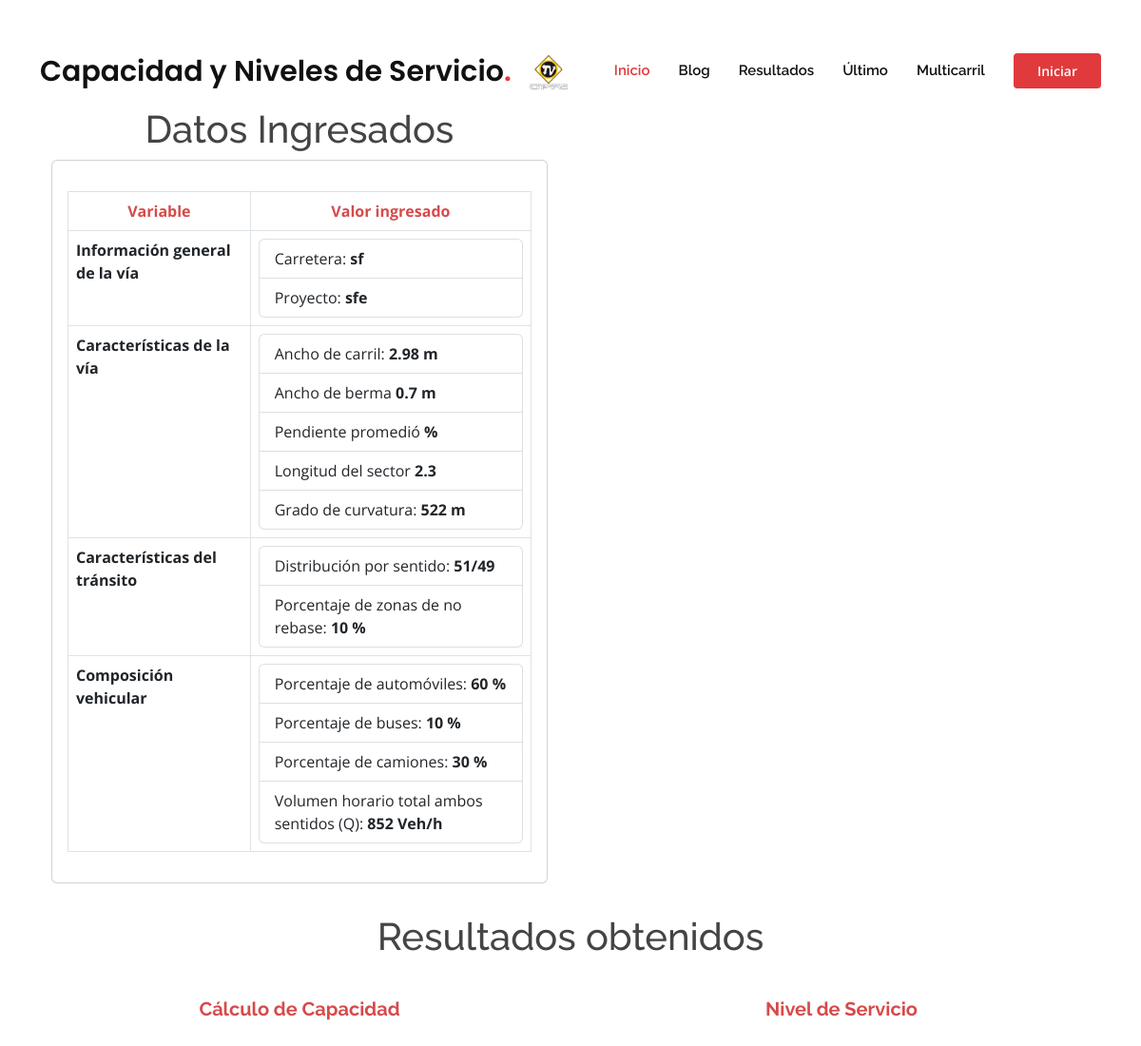
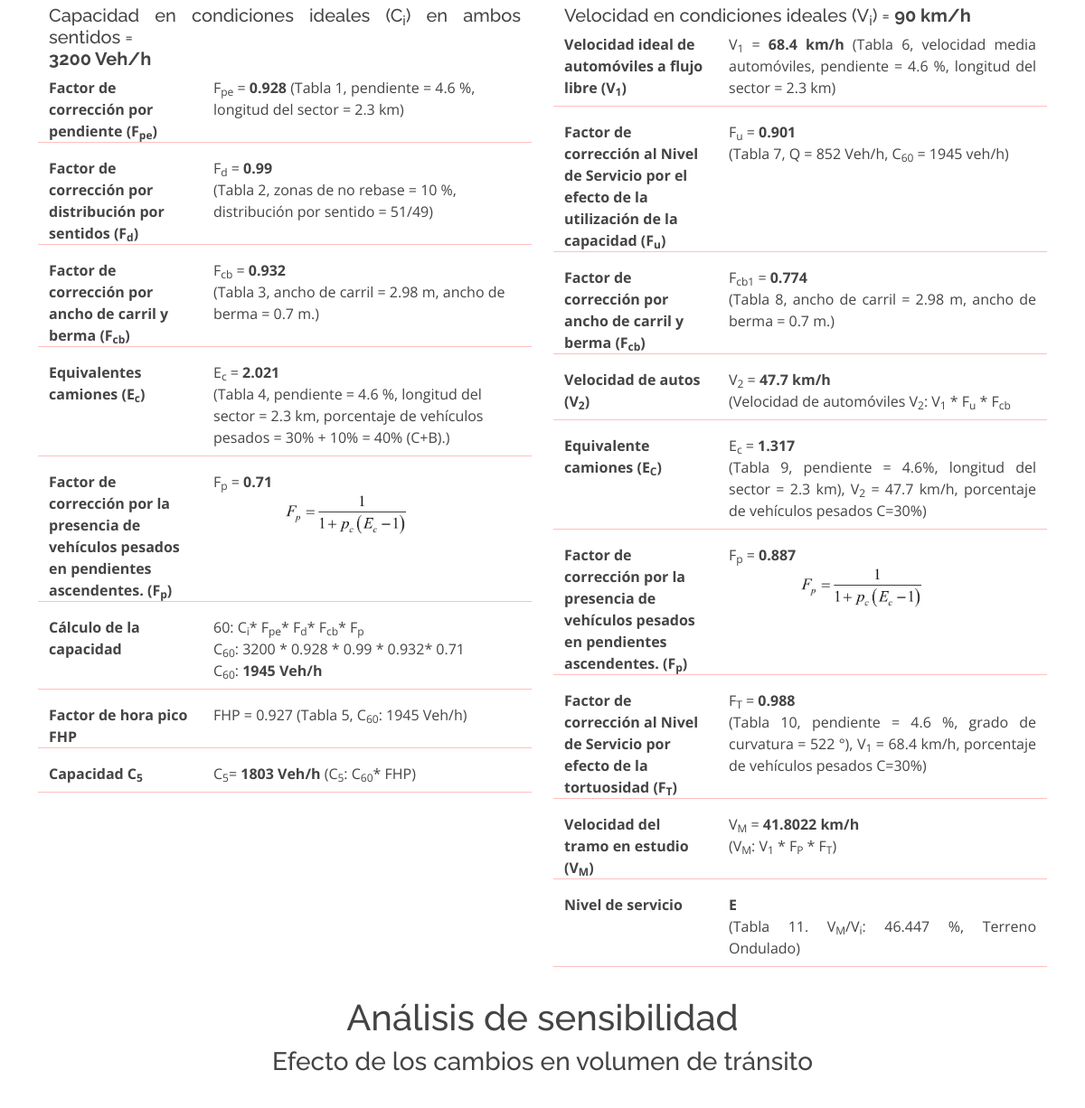
The page /resultado (upper part) on the database as committed earlier (2 pictures, top to bottom).
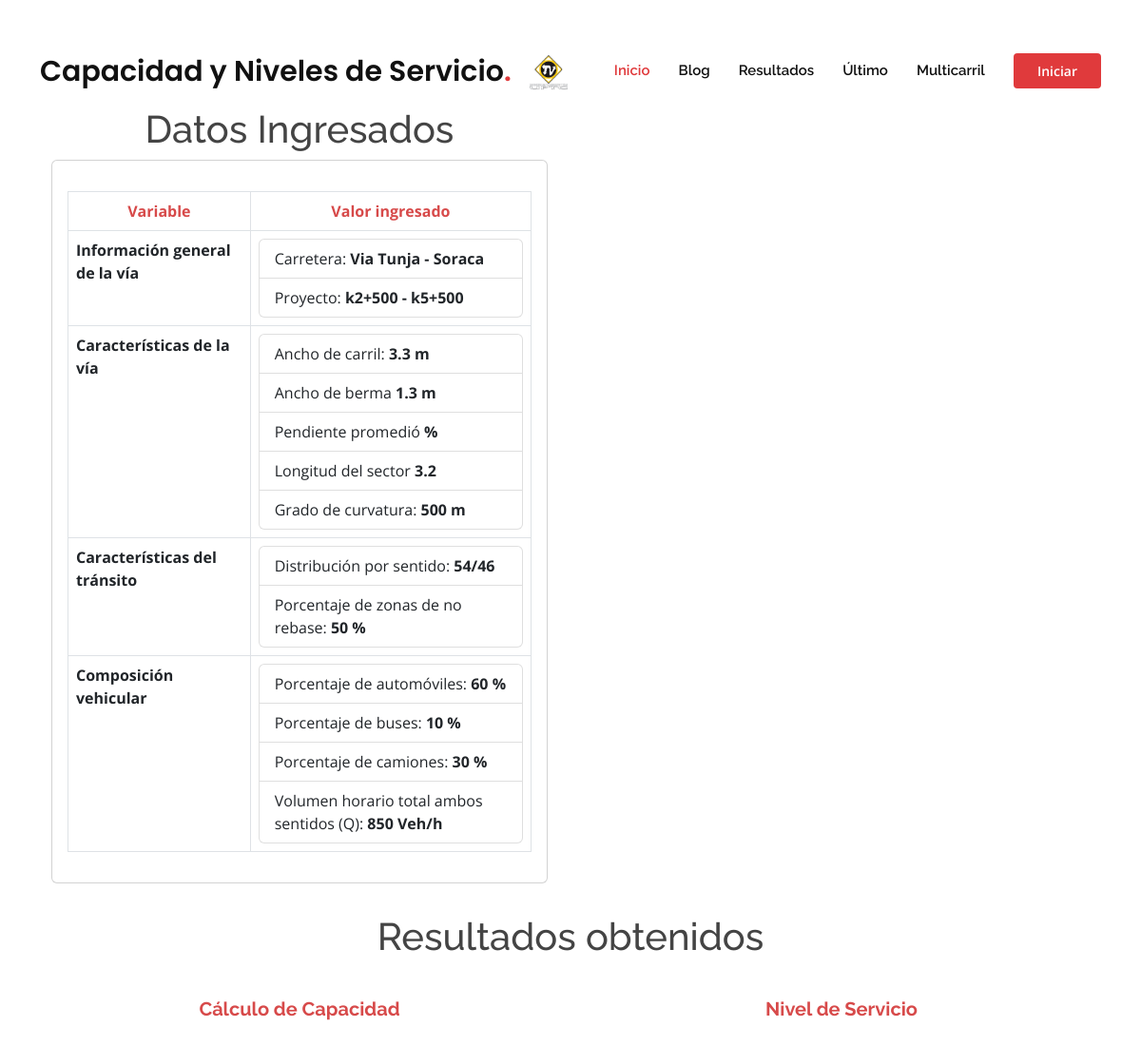
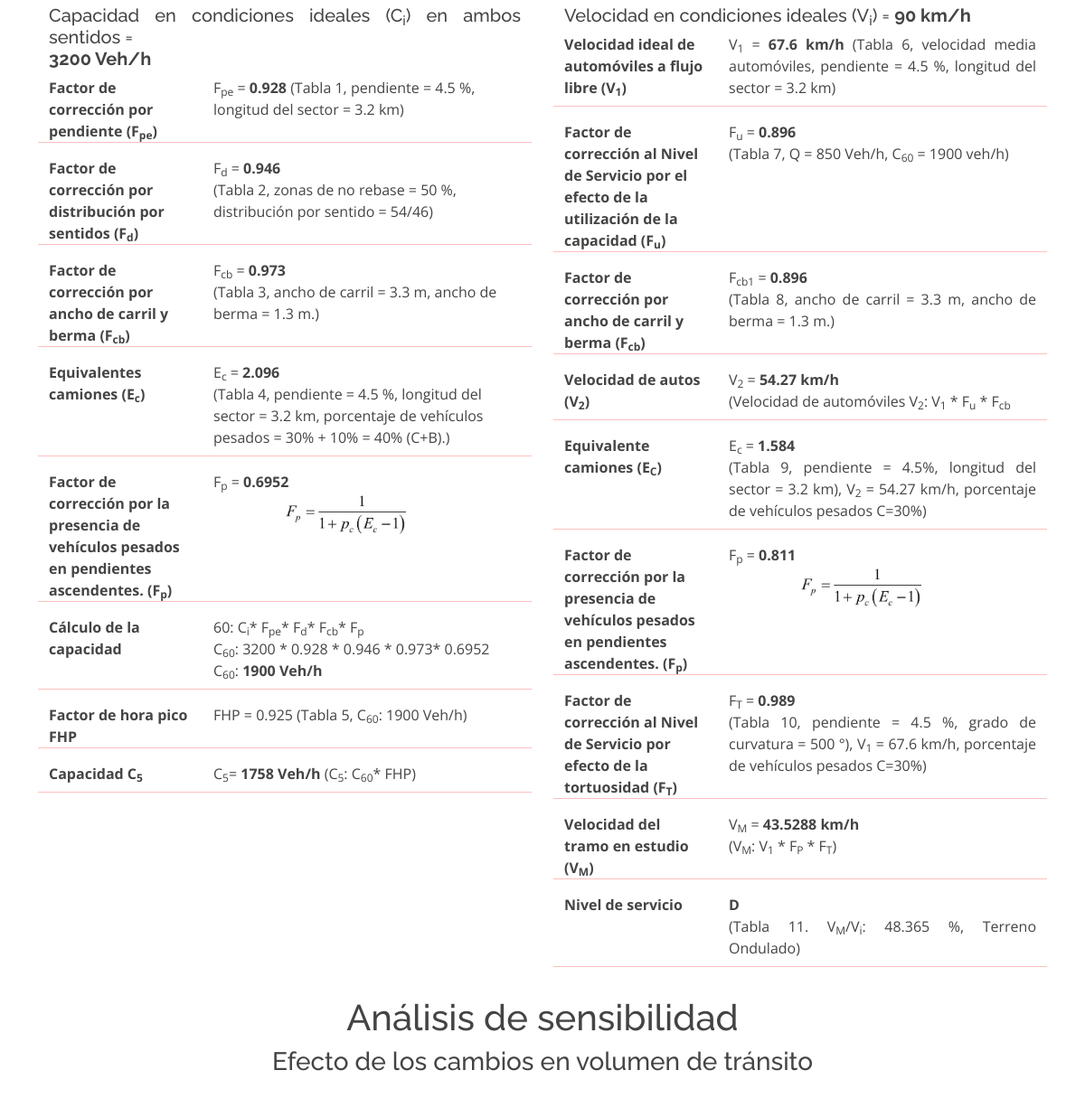
The same page on the database as committed later (2 pictures, top to bottom).
### main.py (models this page shows)
class Resultado(db.Model):
    id = db.Column(db.Integer, primary_key=True)
    Fpe = db.Column(db.Float, nullable=False)
    Fd = db.Column(db.Float, nullable=False)
    Fcb = db.Column(db.Float, nullable=False)
    Ec = db.Column(db.Float, nullable=False)
    Fp = db.Column(db.Float, nullable=False)
    cap_60 = db.Column(db.Integer, nullable=False)
    cap_5 = db.Column(db.Integer, nullable=False)
    FHP = db.Column(db.Float, nullable=False)
    v1 = db.Column(db.Float, nullable=False)
    Fu = db.Column(db.Float, nullable=False)
    Fcb1 = db.Column(db.Float, nullable=False)
    v2 = db.Column(db.Float, nullable=False)
    Ec_vel = db.Column(db.Float, nullable=False)
    Fp_vel = db.Column(db.Float, nullable=False)
    Ft = db.Column(db.Float, nullable=False)
    vM = db.Column(db.Float, nullable=False)
    Vi = db.Column(db.Integer, nullable=False)
    Final = db.Column(db.Integer, nullable=False)
    carretera = db.Column(db.String(200), nullable = False)
    proyecto = db.Column(db.String(200), nullable = False)
    a_carril = db.Column(db.Float, nullable=False)
    a_berma = db.Column(db.Float, nullable=False)
    p_promedio = db.Column(db.Float, nullable=False)
    l_sector = db.Column(db.Float, nullable=False)
    curvatura = db.Column(db.Integer, nullable=False)
    d_sentido = db.Column(db.Integer, nullable=False)
    d_sentido1 = db.Column(db.Integer, nullable=False)
    p_no_rebase = db.Column(db.Integer, nullable=False)
    p_automoviles = db.Column(db.Integer, nullable=False)
    p_buses = db.Column(db.Integer, nullable=False)
    p_camiones = db.Column(db.Integer, nullable=False)
    vol_cap = db.Column(db.Integer, nullable=False)
    terreno = db.Column(db.String(200), nullable = False)

### main.py (the view)
@app.route("/resultado", methods=["GET","POST"])
def resultado():
    id = len(db.session.query(Resultado).all())
    registro = Resultado.query.get(id)
    return render_template('resultados_2_carriles.html',datos=registro)

### templates/resultados_2_carriles.html (shortened to what this page needs)
<!DOCTYPE html>
<html lang="en">
<head>
  <link href="../static/assets/vendor/aos/aos.css" rel="stylesheet">
  <link href="../static/assets/vendor/bootstrap/css/bootstrap.min.css" rel="stylesheet">
  <link href="../static/assets/vendor/bootstrap-icons/bootstrap-icons.css" rel="stylesheet">
  <link href="../static/assets/vendor/boxicons/css/boxicons.min.css" rel="stylesheet">
  <link href="../static/assets/vendor/glightbox/css/glightbox.min.css" rel="stylesheet">
  <link href="../static/assets/vendor/remixicon/remixicon.css" rel="stylesheet">
  <link href="../static/assets/vendor/swiper/swiper-bundle.min.css" rel="stylesheet">
  <link href="../static/assets/css/style.css" rel="stylesheet">
</head>
<body>
  {% import "bootstrap/wtf.html" as wtf %}
  <header id="header" class="fixed-top d-flex align-items-center">
    <div class="container d-flex align-items-center">
      <h1 class="logo me-auto"><a href="{{url_for('home')}}">Capacidad y Niveles de Servicio<span>.</span></a></h1>
      <a href="{{url_for('home')}}" class="logo me-auto"><img src="../static/assets/img/logo.png" alt=""></a>
      <nav id="navbar" class="navbar order-last order-lg-0">
        <ul>
          <li><a class="nav-link scrollto active" href="{{url_for('home')}}">Inicio</a></li>
          <li><a class="nav-link scrollto" href="{{url_for('blog')}}">Blog</a></li>
          <li><a class="nav-link scrollto " href="{{url_for('resultados')}}">Resultados</a></li>
          <li><a href="{{url_for('resultado')}}">Último</a></li>
          <li><a class="nav-link scrollto" href="{{url_for('multicarril')}}">Multicarril</a></li>
        </ul>
      </nav>
      <a href="#about" class="get-started-btn scrollto">Iniciar</a>
    </div>
  </header>
    <br>
    <br>
    <section class="inner-page datos" style="background-color:white">
      <div class="container">
        <div class="row">
            <div class="col-lg-6 col-md-12 col-sm-12">
              <div class="container">
              <h1 style="text-align:center ;">Datos Ingresados</h1>
              <div class="card" >
                <div class="card-body">
                  <p class="card-text">
                    <table class="table table-bordered">
                      <thead class="thead-dark">
                        <tr>
                          <th scope="col" style="text-align:center;color:rgb(215, 74, 74) ;">Variable</th>
                          <th scope="col"style="text-align:center;color:rgb(215, 74, 74) ;">Valor ingresado</th>
                        </tr>
                      </thead>
                      <tbody>
                        <tr>
                          <th scope="row">Información general de la vía</th>
                          <td><ul class="list-group">
                            <li class="list-group-item">Carretera: <b>{{datos.carretera}}</b> </li>
                            <li class="list-group-item">Proyecto: <b>{{datos.proyecto}}</b></li>
                          </ul></td>
                        </tr>
                        <tr>
                          <th scope="row">Características de la vía</th>
                          <td><ul class="list-group">
                            <li class="list-group-item">Ancho de carril: <b>{{datos.a_carril}} m</b></li>
                            <li class="list-group-item">Ancho de berma <b>{{datos.a_berma}} m</b> </li>
                            <li class="list-group-item">Pendiente promedió <b>{{datos.p_promedió}} %</b> </li>
                            <li class="list-group-item">Longitud del sector <b>{{datos.l_sector}}</b></li>
                            <li class="list-group-item">Grado de curvatura: <b>{{datos.curvatura}} m</b></li>
                          </ul></td>
                        </tr>
                        <tr>
                          <th scope="row">Características del tránsito</th>
                          <td><ul class="list-group">
                            <li class="list-group-item">Distribución por sentido: <b>{{datos.d_sentido}}/{{datos.d_sentido1}}</b></li>
                            <li class="list-group-item">Porcentaje de zonas de no rebase: <b>{{datos.p_no_rebase}} %</b> </li>
                          </ul></td>
                        </tr>
                        <tr>
                          <th scope="row">Composición vehicular</th>
                          <td><ul class="list-group">
                            <li class="list-group-item">Porcentaje de automóviles: <b>{{datos.p_automoviles}} %</b></li>
                            <li class="list-group-item">Porcentaje de buses: <b>{{datos.p_buses}} %</b> </li>
                            <li class="list-group-item">Porcentaje de camiones: <b>{{datos.p_camiones}} %</b> </li>
                            <li class="list-group-item">Volumen horario total ambos sentidos (Q): <b>{{datos.vol_cap}} Veh/h</b> </li>
                          </ul></td>
                        </tr>
                      </tbody>
                    </table>
                  </p>
                </div>
              </div>
            </div>
          </div>
            <br>
            <br>
    </section>
    <section id="resultados" class="datos">
      <div class="container">
        <div class="row">
          <h1 style="text-align:center ;">Resultados obtenidos</h1>
          <div class="col-lg-6 col-md-12 col-sm-12">
            <div class="container">
            <h5 class="pasos"><b>Cálculo de Capacidad</b></h5>
            <h5 class="text-general">Capacidad en condiciones ideales (C<sub>i</sub>) en ambos sentidos = <br><b>3200 Veh/h</b></h5>
            <dl class="row">
              <dt class="col-sm-4">Factor de corrección por pendiente (F<sub>pe</sub>)</dt>
              <dd class="col-sm-8">F<sub>pe</sub> = <b>{{datos.Fpe}}</b>   (Tabla 1, pendiente = {{datos.p_promedio}} %, longitud del sector = {{datos.l_sector}} km)</dd>
              <hr>
              <dt class="col-sm-4">Factor de corrección por distribución por sentidos (F<sub>d</sub>)</dt>
              <dd class="col-sm-8">F<sub>d</sub> = <b>{{datos.Fd}}</b><br>(Tabla 2, zonas de no rebase = {{datos.p_no_rebase}} %, distribución por sentido = {{datos.d_sentido}}/{{datos.d_sentido1}})</dd>
              <hr>
              <dt class="col-sm-4">Factor de corrección por ancho de carril y berma (F<sub>cb</sub>)</dt>
              <dd class="col-sm-8">F<sub>cb</sub> = <b>{{datos.Fcb}}</b><br>(Tabla 3, ancho de carril = {{datos.a_carril}} m, ancho de berma = {{datos.a_berma}} m.)</dd>
              <hr>
              <dt class="col-sm-4">Equivalentes camiones (E<sub>c</sub>)</dt>
              <dd class="col-sm-8">E<sub>c</sub> = <b>{{datos.Ec}}</b><br>(Tabla 4, pendiente = {{datos.p_promedio}} %, longitud del sector = {{datos.l_sector}} km, porcentaje de vehículos pesados = {{datos.p_camiones}}% + {{datos.p_buses}}%  = {{datos.p_camiones + datos.p_buses}}% (C+B).)</dd>
              <hr>
              <dt class="col-sm-4">Factor de corrección por la presencia de vehículos pesados en pendientes ascendentes. (F<sub>p</sub>)</dt>
              <dd class="col-sm-8">F<sub>p</sub> = <b>{{datos.Fp}}</b> <br> <img src="../static/assets/img/Fp.JPG" class="img-fluid text-general" style="width:40%; margin-left: 5rem;" alt="Responsive image"></dd>
              <hr>
              <dt class="col-sm-4">Cálculo de la capacidad</dt>
              <dd class="col-sm-8"><C<sub>60</sub>: C<sub>i</sub>* F<sub>pe</sub>* F<sub>d</sub>* F<sub>cb</sub>* F<sub>p</sub> <br>
                C<sub>60</sub>: 3200 * {{datos.Fpe}} * {{datos.Fd}} * {{datos.Fcb}}* {{datos.Fp}}<br>
                C<sub>60</sub>:  <b>{{datos.cap_60}} Veh/h</b></dd>
              <hr>
              <dt class="col-sm-4">Factor de hora pico FHP</dt>
              <dd class="col-sm-8 text-general">FHP = {{datos.FHP}} (Tabla 5, C<sub>60</sub>: {{datos.cap_60}} Veh/h)<br></dd>
              <hr>
              <dt class="col-sm-4">Capacidad C<sub>5</sub></dt>
              <dd class="col-sm-8 text-general">C<sub>5</sub>= <b>{{datos.cap_5}} Veh/h</b> (C<sub>5</sub>: C<sub>60</sub>* FHP)</dd>
              <hr>
            </dl>
            </div>
          </div>
          <div class="col-lg-6 col-md-12 col-sm-12">
            <div class="container">
            <h5 class="pasos"><b>Nivel de Servicio</b></h5>
            <h5 class="text-general">Velocidad en condiciones ideales (V<sub>i</sub>)  = <b>90 km/h</b></h5>
            <dl class="row">
              <dt class="col-sm-4">Velocidad ideal de automóviles a flujo libre (V<sub>1</sub>)</dt>
              <dd class="col-sm-8 text-general">V<sub>1</sub> = <b>{{datos.v1}} km/h</b>   (Tabla 6,  velocidad media automóviles, pendiente = {{datos.p_promedio}} %, longitud del sector = {{datos.l_sector}} km)</dd>
              <hr>
              <dt class="col-sm-4">Factor de corrección al Nivel de Servicio por el efecto de la utilización de la capacidad (F<sub>u</sub>)</dt>
              <dd class="col-sm-8 text-general">F<sub>u</sub> = <b>{{datos.Fu}}</b><br>(Tabla 7, Q = {{datos.vol_cap}} Veh/h, C<sub>60</sub> = {{datos.cap_60}} veh/h)</dd>
              <hr>
              <dt class="col-sm-4">Factor de corrección por ancho de carril y berma (F<sub>cb</sub>)</dt>
              <dd class="col-sm-8 text-general">F<sub>cb1</sub> = <b>{{datos.Fcb1}}</b><br>(Tabla 8, ancho de carril = {{datos.a_carril}} m, ancho de berma = {{datos.a_berma}} m.)</dd>
              <hr>
              <dt class="col-sm-4">Velocidad de autos (V<sub>2</sub>)</dt>
              <dd class="col-sm-8 text-general">V<sub>2</sub> = <b>{{datos.v2}} km/h</b><br>(Velocidad de automóviles V<sub>2</sub>: V<sub>1</sub> * F<sub>u</sub> * F<sub>cb</sub></dd>
              <hr>
              <dt class="col-sm-4">Equivalente camiones (E<sub>C</sub>)</dt>
              <dd class="col-sm-8 text-general">E<sub>c</sub> = <b>{{datos.Ec_vel}}</b> <br>(Tabla 9, pendiente = {{datos.p_promedio}}%, longitud del sector = {{datos.l_sector}} km), V<sub>2</sub> = {{datos.v2}} km/h, porcentaje de vehículos pesados C={{datos.p_camiones}}%)</dd>
              <hr>
              <dt class="col-sm-4">Factor de corrección por la presencia de vehículos pesados en pendientes ascendentes. (F<sub>p</sub>)</dt>
              <dd class="col-sm-8">F<sub>p</sub> = <b>{{datos.Fp_vel}}</b> <br> <img src="../static/assets/img/Fp.JPG" class="img-fluid text-general" style="width:40%; margin-left: 5rem;" alt="Responsive image"></dd>
              <hr>
              <dt class="col-sm-4">Factor de corrección al Nivel de Servicio por efecto de la tortuosidad (F<sub>T</sub>)</dt>
              <dd class="col-sm-8 text-general">F<sub>T</sub> = <b>{{datos.Ft}}</b> <br>(Tabla 10, pendiente = {{datos.p_promedio}} %, grado de curvatura = {{datos.curvatura}} °), V<sub>1</sub> = {{datos.v1}} km/h, porcentaje de vehículos pesados C={{datos.p_camiones}}%)</dd>
              <hr>
              <dt class="col-sm-4">Velocidad del tramo en estudio (V<sub>M</sub>)</dt>
              <dd class="col-sm-8 text-general">V<sub>M</sub> = <b>{{datos.vM}} km/h</b> <br>(V<sub>M</sub>: V<sub>1</sub> * F<sub>P</sub> * F<sub>T</sub>)</dd>
              <hr>
              <dt class="col-sm-4">Nivel de servicio</dt>
              <dd class="col-sm-8 text-general"><b>{{datos.Final}}</b><br>(Tabla 11. V<sub>M</sub>/V<sub>i</sub>: {{datos.Vi}} %, {{datos.terreno}})</dd>
              <hr>
            </dl>
            </div>
          </div>
        </div>
        <h1 class="subtitulos">Análisis de sensibilidad</h1>
        <div class="row">
          <h3 class="subtitulos">Efecto de los cambios en volumen de tránsito</h3>
          <div class="col-lg-6">
          </div>
          <div class="col-lg-6">
          </div>
        </div>
      </div>
    </section>
</body>
</html>

### static/assets/css/style.css (style rules this page uses)
body { font-family: "Open Sans", sans-serif; color: #444444; }
a { color: #f5de12; text-decoration: none; }
hr { color: red; }
h1, h2, h3, h4, h5, h6 { font-family: "Raleway", sans-serif; }
img { padding-top: 0%; margin-top: 0%; }
#header { background: #fff; transition: all 0.5s; z-index: 997; padding: 20px 0; }
#header .logo { font-size: 30px; margin: 0; padding: 0; font-weight: 600; font-family: "Poppins", sans-serif; }
#header .logo a { color: #111111; }
#header .logo a span { color: #e03a3c; }
#header .logo img { max-height: 40px; }
.get-started-btn { margin-left: 30px; background: #e03a3c; color: #fff; border-radius: 4px; padding: 8px 25px; white-space: nowrap; transition: 0.3s; font-size: 14px; font-weight: 600; display: inline-block; }
.navbar { padding: 0; }
.navbar ul { margin: 0; padding: 0; display: flex; list-style: none; align-items: center; }
.navbar li { position: relative; }
.navbar a, .navbar a:focus { display: flex; align-items: center; justify-content: space-between; padding: 10px 0 10px 30px; font-family: "Raleway", sans-serif; font-size: 15px; font-weight: 600; color: #111111; white-space: nowrap; transition: 0.3s; }
.navbar a:hover, .navbar .active, .navbar .active:focus, .navbar li:hover>a { color: #e03a3c; }
section { margin-top: 0%; margin-bottom: 0%; }
section { padding: 60px 0; overflow: hidden; position: relative; }
.datos { padding-top: 0%; padding-bottom: 0%; }
.container { margin-top: 2rem; }
.pasos { text-align: center; color: rgb(215,74,74); margin-bottom: 2rem; }
.text-general { text-align:justify ; }
.subtitulos { text-align: center; }

Rows that differ between the two databases and show on the page:
no longer on this page (row unchanged): Resultado: carretera "sf", proyecto "sfe", a_carril "2.98", a_berma "0.7", l_sector "2.3", curvatura "522", d_sentido "51", d_sentido1 "49", p_no_rebase "10", p_automoviles "60", p_buses "10", p_camiones "30", vol_cap "852", Fpe "0.928", p_promedio "4.6", Fd "0.99", Fcb "0.932", Ec "2.021", datos.p_camiones+datos.p_buses "40", Fp "0.71", cap_60 "1945", FHP "0.927", cap_5 "1803", v1 "68.4", Fu "0.901", Fcb1 "0.774", v2 "47.7", Ec_vel "1.317", Fp_vel "0.887", Ft "0.988", vM "41.8022", Final "E", Vi "46.447", terreno "Terreno Ondulado"
added Resultado: carretera "Via Tunja - Soraca", proyecto "k2+500 - k5+500", a_carril "3.3", a_berma "1.3", l_sector "3.2", curvatura "500", d_sentido "54", d_sentido1 "46", p_no_rebase "50", p_automoviles "60", p_buses "10", p_camiones "30", vol_cap "850", Fpe "0.928", p_promedio "4.5", Fd "0.946", Fcb "0.973", Ec "2.096", datos.p_camiones+datos.p_buses "40", Fp "0.6952", cap_60 "1900", FHP "0.925", cap_5 "1758", v1 "67.6", Fu "0.896", Fcb1 "0.896", v2 "54.27", Ec_vel "1.584", Fp_vel "0.811", Ft "0.989", vM "43.5288", Final "D", Vi "48.365", terreno "Terreno Ondulado"
